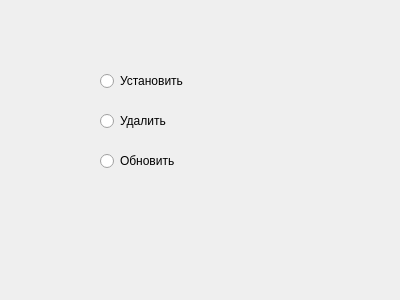
<?xml version="1.0" encoding="UTF-8"?>
<ui version="4.0">
 <class>choose_functional</class>
 <widget class="QWidget" name="choose_functional">
  <property name="geometry">
   <rect>
    <x>0</x>
    <y>0</y>
    <width>400</width>
    <height>300</height>
   </rect>
  </property>
  <property name="windowTitle">
   <string>Form</string>
  </property>
  <widget class="QRadioButton" name="install_func">
   <property name="geometry">
    <rect>
     <x>100</x>
     <y>70</y>
     <width>99</width>
     <height>22</height>
    </rect>
   </property>
   <property name="text">
    <string>Установить</string>
   </property>
  </widget>
  <widget class="QRadioButton" name="delete_func">
   <property name="geometry">
    <rect>
     <x>100</x>
     <y>110</y>
     <width>99</width>
     <height>22</height>
    </rect>
   </property>
   <property name="text">
    <string>Удалить</string>
   </property>
  </widget>
  <widget class="QRadioButton" name="update_func">
   <property name="geometry">
    <rect>
     <x>100</x>
     <y>150</y>
     <width>99</width>
     <height>22</height>
    </rect>
   </property>
   <property name="text">
    <string>Обновить</string>
   </property>
  </widget>
 </widget>
 <resources/>
 <connections/>
</ui>
